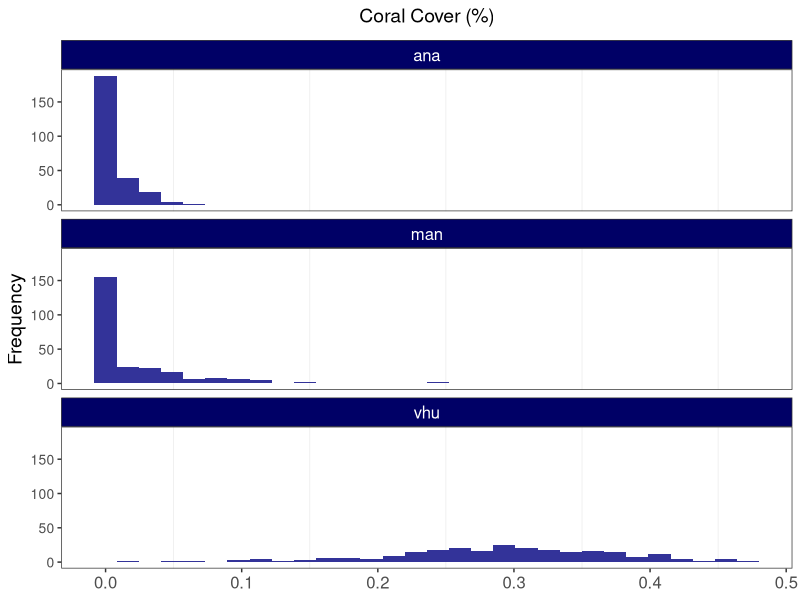
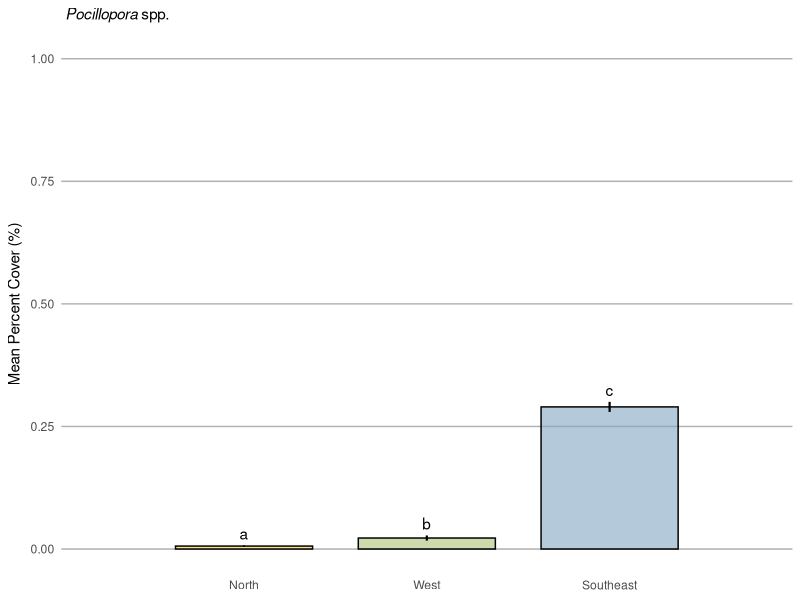
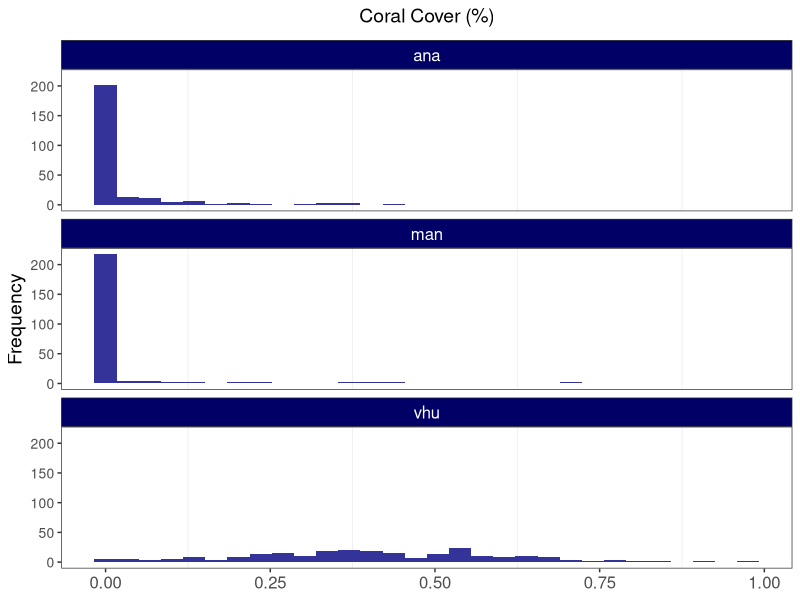
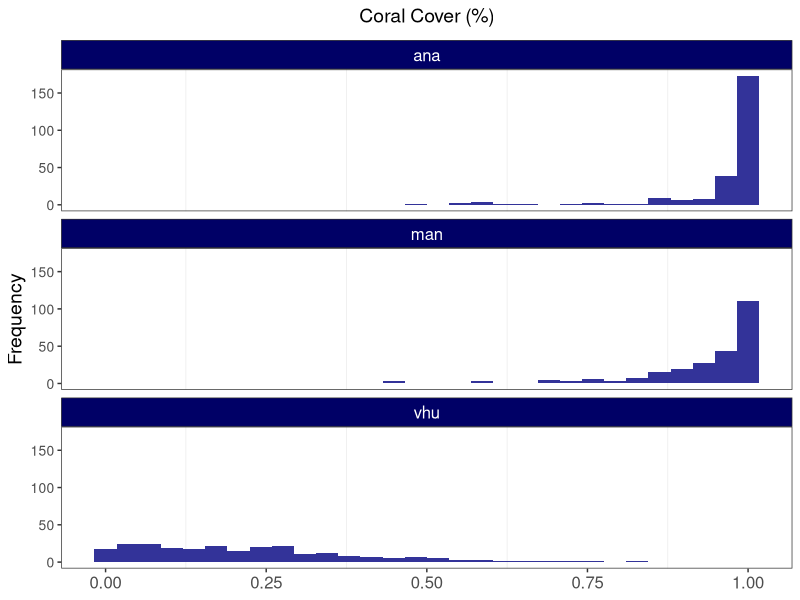
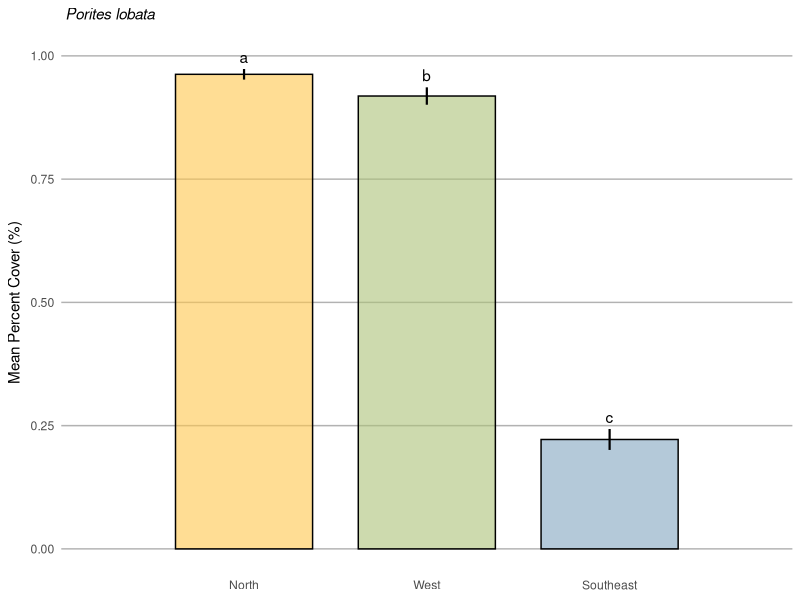
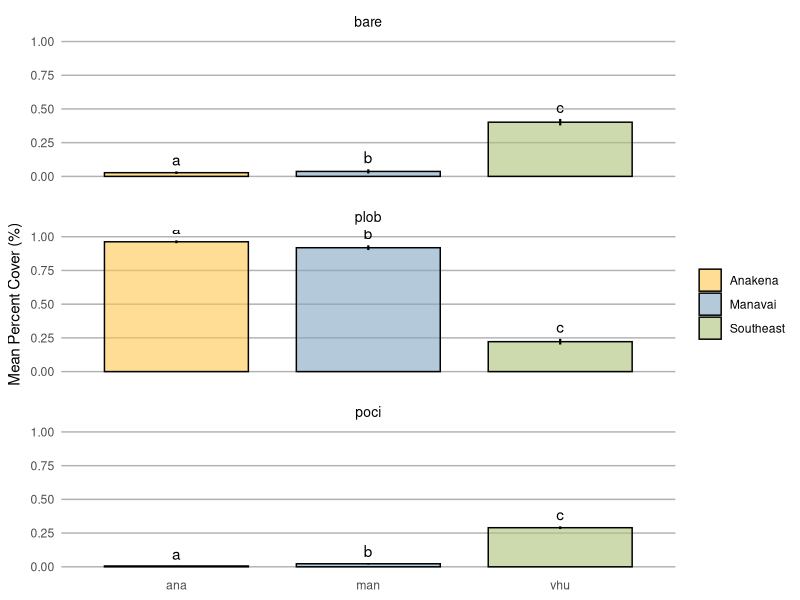

The R source for these figures, in order: (Note: this script raises an error after producing the figures.)
library(tidyverse)
library(ggplot2)
library(tidyr)
library(patchwork)
library(ggpubr)

Fcn.CreateSummary.betareg <- function(object.betareg){
  OUT <- summary(object.betareg)
  tab <- rbind(OUT$coefficients$mean,OUT$coefficients$precision)
  return(tab)
}

p_cover = read_csv('rpn_poci.csv')

p_cover = read_csv('rpn_poci.csv') %>% 
  select(plot_id, Site, pland) %>%
  group_by(Site) %>%
  mutate(
    poci_cover = pland*0.01
  ) %>%
  mutate_at(vars(Site, plot_id), factor)

ggplot(p_cover, aes(x = poci_cover)) +
  geom_histogram(fill = "#333399") + 
  #below here is ylabel, xlabel, and main title
  ylab("Frequency") +
  xlab(NULL) +
  ggtitle(expression("Coral Cover (%)")) +
  theme_bw() +
  facet_wrap(~ Site, ncol = 1) +
  #theme sets sizes, text, etc
  theme(axis.title.x = element_text(size = 14), 
        axis.title.y = element_text(size = 14), 
        axis.text.y  = element_text(size= 10),
        axis.text.x  = element_text(size = 12), 
        legend.text = element_text(size = 12),
        legend.title = element_text(size = 12),
        plot.title = element_text(hjust = 0.5, size = 14),
        # change plot background, grid lines, etc (just examples so you can see)
        panel.background = element_rect(fill = "white"),
        panel.grid.minor.y = element_blank(),
        panel.grid.major = element_blank(),
        plot.background = element_rect(fill = "white"),
        legend.background = element_rect(fill = "white"),
        strip.text.x = element_text(size = 12, colour = "#FFFFFF"),
        strip.background = element_rect(fill = '#000066')
  )

p_cover.mean <-
  p_cover %>%
  group_by(Site) %>%
  dplyr::summarise(mean = mean(poci_cover))

poci_cover_summary <-
  p_cover %>%
  as_tibble() %>%
  #  mutate(size_cm = area*10000) %>%
  group_by(Site) %>%
  dplyr::summarize(mean = mean(poci_cover), 
                   sd = sd(poci_cover), 
                   n = n(),
                   se = sd/sqrt(n)
  ) %>%
  mutate(se = sd / sqrt(n),
         lower.ci = mean - qt(1 - (0.05 / 2), n - 1) * se,
         upper.ci = mean + qt(1 - (0.05 / 2), n - 1) * se) %>%
  mutate_at(vars(Site), factor) %>%
  add_column(
    location = c('Anakena', 'Manavai', 'Southeast'),
    group = c('poci', 'poci', 'poci')
  ) %>%
  mutate_at(vars(location), factor)


poci_cover2 <- 
  poci_cover_summary %>%
  add_column(
    cld = c('a', 'b', 'c')
  ) %>%
  mutate_at(vars(cld), factor)

poci_cover2

x_labels = c("North", "West", "Southeast")

poci_cover.ggbarplot <- ggplot(poci_cover2, aes(x = location, y = mean, fill = x_labels)) +   
  geom_bar(stat = "identity", width = 0.75, color = "black", linewidth = 0.50, alpha = 0.6) +
  geom_linerange(aes(ymin = lower.ci, ymax = upper.ci), size = 0.75) +
  scale_y_continuous(expression(paste("Mean Percent Cover (%)")), limits = c(0, 1)) + 
  scale_x_discrete(expand = c(0, 1), labels = x_labels) + 
  scale_fill_manual(values = c("#FFC74E", "#82A5C0", "#ABC178")) +
  #  facet_wrap( ~ depth2, labeller = as_labeller(label_names), dir = "v", ncol = 1) + 
  ggtitle(expression(paste(italic(" Pocillopora "), "spp."))) +
  geom_text(aes(label = cld, y = upper.ci), vjust = -0.5) +
  #scale_y_log10(expression(paste("Colony Size (", cm^2, ")"), limits = c(0, 100000))) +
  labs(x = NULL) +
  theme(strip.text = element_text(size = 10, color = "black", hjust = 0.50),
        strip.background = element_rect(fill = "#FFFFFF", color = NA),    
        panel.background = element_rect(fill = "#FFFFFF", color = NA),
        panel.grid.major.x = element_blank(),
        panel.grid.minor.x = element_blank(),
        panel.grid.minor.y = element_blank(),
        panel.grid.major.y = element_line(color = "#b2b2b2"),
        panel.spacing.x = unit(1, "cm"),
        panel.spacing.y = unit(0.5, "cm"),
        panel.spacing = unit(1, "lines"),
        axis.ticks = element_blank(),
        legend.position = 'none',
        plot.title = element_text(size = 11),
        axis.title.y = element_text(size = 11),
        legend.title = element_blank())

poci_cover.ggbarplot

##################################
#Bare Substrate###################
##################################

bare_cover = read_csv('rpn_bare.csv')

bare_cover = read_csv('rpn_bare.csv') %>% 
  select(plot_id, Site, pland) %>%
  group_by(Site) %>%
  mutate(
    bare_cover = pland*0.01
  ) %>%
  mutate_at(vars(Site, plot_id), factor)

ggplot(bare_cover, aes(x = bare_cover)) +
  geom_histogram(fill = "#333399") + 
  #below here is ylabel, xlabel, and main title
  ylab("Frequency") +
  xlab(NULL) +
  ggtitle(expression("Coral Cover (%)")) +
  theme_bw() +
  facet_wrap(~ Site, ncol = 1) +
  #theme sets sizes, text, etc
  theme(axis.title.x = element_text(size = 14), 
        axis.title.y = element_text(size = 14), 
        axis.text.y  = element_text(size= 10),
        axis.text.x  = element_text(size = 12), 
        legend.text = element_text(size = 12),
        legend.title = element_text(size = 12),
        plot.title = element_text(hjust = 0.5, size = 14),
        # change plot background, grid lines, etc (just examples so you can see)
        panel.background = element_rect(fill = "white"),
        panel.grid.minor.y = element_blank(),
        panel.grid.major = element_blank(),
        plot.background = element_rect(fill = "white"),
        legend.background = element_rect(fill = "white"),
        strip.text.x = element_text(size = 12, colour = "#FFFFFF"),
        strip.background = element_rect(fill = '#000066')
  )

bare_cover.mean <-
  bare_cover %>%
  group_by(Site) %>%
  dplyr::summarise(mean = mean(bare_cover))

bare_cover_summary <-
  bare_cover %>%
  as_tibble() %>%
  #  mutate(size_cm = area*10000) %>%
  group_by(Site) %>%
  dplyr::summarize(mean = mean(bare_cover), 
                   sd = sd(bare_cover), 
                   n = n(),
                   se = sd/sqrt(n)
  ) %>%
  mutate(se = sd / sqrt(n),
         lower.ci = mean - qt(1 - (0.05 / 2), n - 1) * se,
         upper.ci = mean + qt(1 - (0.05 / 2), n - 1) * se) %>%
  mutate_at(vars(Site), factor) %>%
  add_column(
    location = c('Anakena', 'Manavai', 'Southeast'),
    group = c('bare', 'bare', 'bare')
  ) %>%
  mutate_at(vars(location), factor)


bare_cover2 <- 
  bare_cover_summary %>%
  add_column(
    cld = c('a', 'b', 'c')
  ) %>%
  mutate_at(vars(cld), factor)

bare_cover2

x_labels = c("North", "West", "Southeast")

bare_cover.ggbarplot <- ggplot(bare_cover2, aes(x = location, y = mean, fill = x_labels)) +   
  geom_bar(stat = "identity", width = 0.75, color = "black", linewidth = 0.50, alpha = 0.6) +
  geom_linerange(aes(ymin = lower.ci, ymax = upper.ci), size = 0.75) +
  scale_y_continuous(expression(paste("Mean Percent Cover (%)")), limits = c(0, 1)) + 
  scale_x_discrete(expand = c(0, 1), labels = x_labels) + 
  scale_fill_manual(values = c("#FFC74E", "#82A5C0", "#ABC178")) +
  #  facet_wrap( ~ depth2, labeller = as_labeller(label_names), dir = "v", ncol = 1) + 
  ggtitle(expression(paste(" Bare Substrate "))) +
  geom_text(aes(label = cld, y = upper.ci), vjust = -0.5) +
  #scale_y_log10(expression(paste("Colony Size (", cm^2, ")"), limits = c(0, 100000))) +
  labs(x = NULL) +
  theme(strip.text = element_text(size = 10, color = "black", hjust = 0.50),
        strip.background = element_rect(fill = "#FFFFFF", color = NA),    
        panel.background = element_rect(fill = "#FFFFFF", color = NA),
        panel.grid.major.x = element_blank(),
        panel.grid.minor.x = element_blank(),
        panel.grid.minor.y = element_blank(),
        panel.grid.major.y = element_line(color = "#b2b2b2"),
        panel.spacing.x = unit(1, "cm"),
        panel.spacing.y = unit(0.5, "cm"),
        panel.spacing = unit(1, "lines"),
        axis.ticks = element_blank(),
        legend.position = 'none',
        plot.title = element_text(size = 11),
        axis.title.y = element_text(size = 11),
        legend.title = element_blank())

# bare_cover.ggbarplot

##################################
#Porites lobata###################
##################################

plob_cover = read_csv('rpn_plob.csv')

plob_cover = read_csv('rpn_plob.csv') %>% 
  dplyr::select(plot_id, Site, pland) %>%
  group_by(Site) %>%
  mutate(
    plob_cover = pland*0.01
  ) %>%
  mutate_at(vars(Site, plot_id), factor)

ggplot(plob_cover, aes(x = plob_cover)) +
  geom_histogram(fill = "#333399") + 
  #below here is ylabel, xlabel, and main title
  ylab("Frequency") +
  xlab(NULL) +
  ggtitle(expression("Coral Cover (%)")) +
  theme_bw() +
  facet_wrap(~ Site, ncol = 1) +
  #theme sets sizes, text, etc
  theme(axis.title.x = element_text(size = 14), 
        axis.title.y = element_text(size = 14), 
        axis.text.y  = element_text(size= 10),
        axis.text.x  = element_text(size = 12), 
        legend.text = element_text(size = 12),
        legend.title = element_text(size = 12),
        plot.title = element_text(hjust = 0.5, size = 14),
        # change plot background, grid lines, etc (just examples so you can see)
        panel.background = element_rect(fill = "white"),
        panel.grid.minor.y = element_blank(),
        panel.grid.major = element_blank(),
        plot.background = element_rect(fill = "white"),
        legend.background = element_rect(fill = "white"),
        strip.text.x = element_text(size = 12, colour = "#FFFFFF"),
        strip.background = element_rect(fill = '#000066')
  )

plob_cover.mean <-
  plob_cover %>%
  group_by(Site) %>%
  dplyr::summarise(mean = mean(plob_cover))

plob_cover_summary <-
  plob_cover %>%
  as_tibble() %>%
  #  mutate(size_cm = area*10000) %>%
  group_by(Site) %>%
  dplyr::summarize(mean = mean(plob_cover), 
                   sd = sd(plob_cover), 
                   n = n(),
                   se = sd/sqrt(n)
  ) %>%
  mutate(se = sd / sqrt(n),
         lower.ci = mean - qt(1 - (0.05 / 2), n - 1) * se,
         upper.ci = mean + qt(1 - (0.05 / 2), n - 1) * se) %>%
  mutate_at(vars(Site), factor) %>%
  add_column(
    location = c('Anakena', 'Manavai', 'Southeast'),
    group = c("plob", "plob", "plob")
  ) %>%
  mutate_at(vars(location), factor)


plob_cover2 <- 
  plob_cover_summary %>%
  add_column(
    cld = c('a', 'b', 'c')
  ) %>%
  mutate_at(vars(cld), factor)

plob_cover2

x_labels = c("North", "West", "Southeast")

plob_cover.ggbarplot <- ggplot(plob_cover2, aes(x = location, y = mean, fill = x_labels)) +   
  geom_bar(stat = "identity", width = 0.75, color = "black", linewidth = 0.50, alpha = 0.6) +
  geom_linerange(aes(ymin = lower.ci, ymax = upper.ci), size = 0.75) +
  scale_y_continuous(expression(paste("Mean Percent Cover (%)")), limits = c(0, 1)) + 
  scale_x_discrete(expand = c(0, 1), labels = x_labels) + 
  scale_fill_manual(values = c("#FFC74E", "#82A5C0", "#ABC178")) +
  #facet_wrap( ~ depth2, labeller = as_labeller(label_names), dir = "v", ncol = 1) + 
  ggtitle(expression(paste(italic(" Porites lobata ")))) +
  geom_text(aes(label = cld, y = upper.ci), vjust = -0.5) +
  #scale_y_log10(expression(paste("Colony Size (", cm^2, ")"), limits = c(0, 100000))) +
  labs(x = NULL) +
  theme(strip.text = element_text(size = 10, color = "black", hjust = 0.50),
        strip.background = element_rect(fill = "#FFFFFF", color = NA),    
        panel.background = element_rect(fill = "#FFFFFF", color = NA),
        panel.grid.major.x = element_blank(),
        panel.grid.minor.x = element_blank(),
        panel.grid.minor.y = element_blank(),
        panel.grid.major.y = element_line(color = "#b2b2b2"),
        panel.spacing.x = unit(1, "cm"),
        panel.spacing.y = unit(0.5, "cm"),
        panel.spacing = unit(1, "lines"),
        axis.ticks = element_blank(),
        legend.position = 'none',
        plot.title = element_text(size = 11),
        axis.title.y = element_text(size = 11),
        legend.title = element_blank())

plob_cover.ggbarplot

##################################
#Groups ##########################
##################################

groups_percent_cover <- bind_rows(poci_cover2, plob_cover2, bare_cover2)
groups_percent_cover

group = c("Pocillopora", "Porites", "Bare")

cover_main.ggbarplot <- ggplot(groups_percent_cover, aes(x = Site, y = mean, fill = location)) +   
  # geom_col(aes(fill = supp), position = position_dodge(0.8), width = 0.7) +
  geom_bar(stat = "identity", position = position_dodge(0.8), 
           width = 0.75, color = "black", linewidth = 0.50, alpha = 0.6) +
  geom_linerange(aes(ymin = lower.ci, ymax = upper.ci), size = 0.75) +
  scale_y_continuous(expression(paste("Mean Percent Cover (%)")), limits = c(0, 1)) + 
  #scale_x_discrete(expand = c(0, 1), labels = Site) + 
  scale_fill_manual(values = c("#FFC74E", "#82A5C0", "#ABC178")) +
  facet_wrap( ~ group, 
              #labeller = as_labeller(label_names), 
              dir = "v", 
              ncol = 1) + 
  #ggtitle(expression(paste("Bare Substrate"))) +
  geom_text(aes(label = cld, y = upper.ci), vjust = -0.5) +
  #scale_y_log10(expression(paste("Colony Size (", cm^2, ")"), limits = c(0, 100000))) +
  labs(x = NULL) +
  theme(strip.text = element_text(size = 10, color = "black", hjust = 0.50),
        strip.background = element_rect(fill = "#FFFFFF", color = NA),    
        panel.background = element_rect(fill = "#FFFFFF", color = NA),
        panel.grid.major.x = element_blank(),
        panel.grid.minor.x = element_blank(),
        panel.grid.minor.y = element_blank(),
        panel.grid.major.y = element_line(color = "#b2b2b2"),
        panel.spacing.x = unit(1, "cm"),
        panel.spacing.y = unit(0.5, "cm"),
        panel.spacing = unit(1, "lines"),
        axis.ticks = element_blank(),
        legend.position = 'right',
        plot.title = element_text(size = 11),
        axis.title.y = element_text(size = 11),
        legend.title = element_blank())

cover_main.ggbarplot

ggplot(df.summary2, aes(dose, len)) +
  geom_col(aes(fill = supp), position = position_dodge(0.8), width = 0.7)+
  geom_errorbar(
    aes(ymin = len, ymax = len+sd, group = supp),
    width = 0.2, position = position_dodge(0.8)
  )+
  scale_fill_manual(values = c("grey80", "grey30"))
 
poci_size3 <- 
  poci_size2 %>%
  add_column(
    cld = c('a', 'b', 'c')
  ) %>%
  mutate_at(vars(cld), factor)

poci_size3

x_labels = c("North", "West", "Southeast")
# label_names = c("8 m" = "8 m", "15 m" = "15 m", "25 m" = "25 m")

poci_size.gg.barplot <- ggplot(poci_size3, aes(x = location, y = mean, fill = x_labels)) +   
  geom_bar(stat = "identity", width = 0.75, color = "black", size = 0.50, alpha = 0.6) +
  geom_linerange(aes(ymin = lower.ci, ymax = upper.ci), size = 0.75) +
  scale_y_continuous(expression(paste("Mean Colony Size ("," ", cm^2, ")")), limits = c(0, 300)) + 
  scale_x_discrete(expand = c(0, 1), labels = x_labels) + 
  scale_fill_manual(values = c("#FFC74E", "#82A5C0", "#ABC178")) +
  # facet_wrap( ~ depth2, labeller = as_labeller(label_names), dir = "v", ncol = 1) + 
  ggtitle(expression(paste(italic(" Pocillopora "), "spp."))) +
  geom_text(aes(label = cld, y = upper.ci), vjust = -0.5) +
  #scale_y_log10(expression(paste("Colony Size (", cm^2, ")"), limits = c(0, 100000))) +
  labs(x = NULL) +
  theme(strip.text = element_text(size = 10, color = "black", hjust = 0.50),
        strip.background = element_rect(fill = "#FFFFFF", color = NA),    
        panel.background = element_rect(fill = "#FFFFFF", color = NA),
        panel.grid.major.x = element_blank(),
        panel.grid.minor.x = element_blank(),
        panel.grid.minor.y = element_blank(),
        panel.grid.major.y = element_line(color = "#b2b2b2"),
        panel.spacing.x = unit(1, "cm"),
        panel.spacing.y = unit(0.5, "cm"),
        panel.spacing = unit(1, "lines"),
        axis.ticks = element_blank(),
        legend.position = "none",
        plot.title = element_text(size = 11),
        axis.title.y = element_text(size = 11),
        legend.title = element_blank())

poci_size.gg.barplot

plob_cover.ggbarplot + bare_cover.ggbarplot + poci_cover.ggbarplot + poci_size.gg.barplot

inv.logit(3.1694)





















